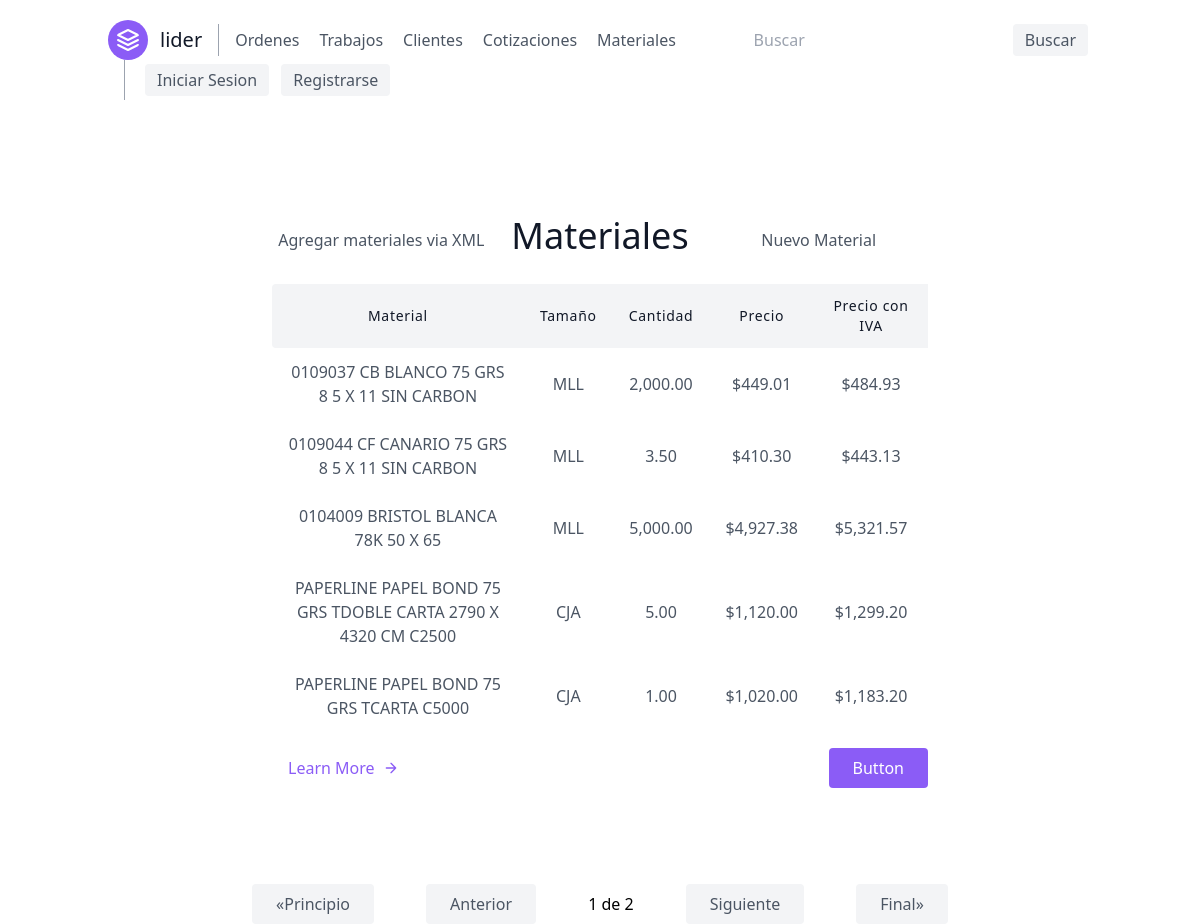
/cotizaciones/materiales/, run on an earlier commit of the app's database.
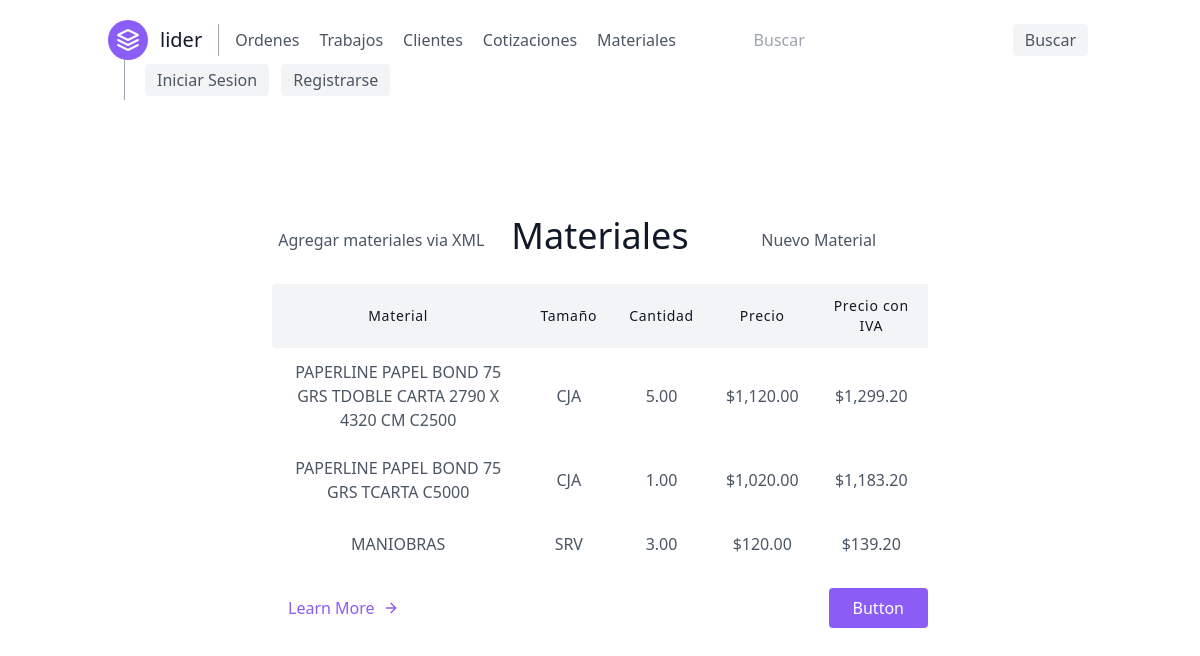
And on a later commit of the database.
### orders/models.py (models this page shows, shortened)
class Material(models.Model):
    id = models.CharField(max_length=50, primary_key=True)
    name = models.CharField(max_length=50, verbose_name='Nombre del Material', null=True)
    quantity_ordered = models.FloatField(verbose_name='Cantidad', default=0)
    unit_code = models.CharField(max_length=5, verbose_name='Codigo Unidad', default='')
    unit_price = models.FloatField(verbose_name='Precio', default=0)
    vat = models.CharField(max_length=4, choices=[('1.16', '16%'),
                                                  ('1.08', '8%'),
                                                  ('1', 'N/A')],
                           default=1.08, verbose_name='Precio con IVA')
    @property
    def get_vat_price(self):
        return float(self.vat) * self.unit_price

### budgets/views.py (the view)
# urls.py: path('materiales/', MaterialsView.as_view(), name='material-list'),
class MaterialsView(ListView):
    model = Material
    template_name = 'budgets/materials.html'
    paginate_by = 5

### budgets/templates/budgets/materials.html
{% extends 'base.html' %}
{% block content %}
    <section class="text-gray-600 body-font">
        <div class="container px-5 py-24 mx-auto">
            <div class="grid grid-cols-3 text-center w-2/3 mb-5 mx-auto">
                <a class="grid content-center justify-center" href="{% url 'material-create-xml' %}">Agregar materiales via
                    XML</a>
                <h1 class=" sm:text-4xl text-3xl font-medium title-font mb-2 text-gray-900">Materiales</h1>
                <a class="grid content-center justify-center" href="{% url 'material-create' %}">Nuevo Material</a>
            </div>
            <div class="lg:w-2/3 w-full mx-auto overflow-auto">
                <table class="table-auto w-full text-center whitespace-no-wrap">
                    <thead>
                    <tr>
                        <th class="px-4 py-3 title-font tracking-wider font-medium text-gray-900 text-sm bg-gray-100 rounded-tl rounded-bl">
                            Material
                        </th>
                        <th class="px-4 py-3 title-font tracking-wider font-medium text-gray-900 text-sm bg-gray-100">
                            Tamaño
                        </th>
                        <th class="px-4 py-3 title-font tracking-wider font-medium text-gray-900 text-sm bg-gray-100">
                            Cantidad
                        </th>
                        <th class="px-4 py-3 title-font tracking-wider font-medium text-gray-900 text-sm bg-gray-100">
                            Precio
                        </th>
                        <th class="px-4 py-3 title-font tracking-wider font-medium text-gray-900 text-sm bg-gray-100">
                            Precio con IVA
                        </th>
                    </tr>
                    </thead>
                    <tbody>
                    {% for object in object_list %}
                        <tr>
                            <td class="px-4 py-3">{{ object.name }}</td>
                            <td class="px-4 py-3">{{ object.unit_code }}</td>
                            <td class="px-4 py-3">{{ object.quantity_ordered|floatformat:'02g' }}</td>
                            <td class="px-4 py-3">${{ object.unit_price|floatformat:'02g' }}</td>
                            <td class="px-4 py-4">${{ object.get_vat_price|floatformat:'02g' }}</td>
                        </tr>
                    {% endfor %}
                    </tbody>
                </table>
            </div>
            <div class="flex pl-4 mt-4 lg:w-2/3 w-full mx-auto">
                <a class="text-purple-500 inline-flex items-center md:mb-2 lg:mb-0">Learn More
                    <svg fill="none" stroke="currentColor" stroke-linecap="round" stroke-linejoin="round"
                         stroke-width="2" class="w-4 h-4 ml-2" viewBox="0 0 24 24">
                        <path d="M5 12h14M12 5l7 7-7 7"></path>
                    </svg>
                </a>
                <button class="flex ml-auto text-white bg-purple-500 border-0 py-2 px-6 focus:outline-none hover:bg-purple-600 rounded">
                    Button
                </button>
            </div>
        </div>
    </section>
{% endblock content %}

What changed in the data, as far as the page shows it:
removed Material: name "0109037 CB BLANCO 75 GRS 8 5 X 11 SIN CARBON", unit_code "MLL", quantity_ordered "2,000.00", unit_price "449.01", get_vat_price "484.93"
removed Material: name "0109044 CF CANARIO 75 GRS 8 5 X 11 SIN CARBON", unit_code "MLL", quantity_ordered "3.50", unit_price "410.30", get_vat_price "443.13"
removed Material: name "0104009 BRISTOL BLANCA 78K 50 X 65", unit_code "MLL", quantity_ordered "5,000.00", unit_price "4,927.38", get_vat_price "5,321.57"
now on this page (row unchanged): Material: name "MANIOBRAS", unit_code "SRV", quantity_ordered "3.00", unit_price "120.00", get_vat_price "139.20"
Also different on the page:
{{ page_obj.number }}: "1" → (not shown)
{{ page_obj.paginator.num_pages }}: "2" → (not shown)
text no longer shown: "«Principio Anterior de Siguiente Final»"
